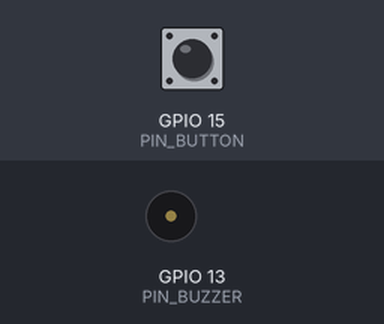
Simulated run of this sketch. Board: ESP32. Parts: buzzer (waves = sounding). Inputs (shaded band) come from the test bench; at power-on: GPIO 15 (PIN_BUTTON) HIGH.

Above: at 1.2 s.
1.3 s: GPIO 15 (PIN_BUTTON) pulled LOW for 0.15 s
At 1.52 s:
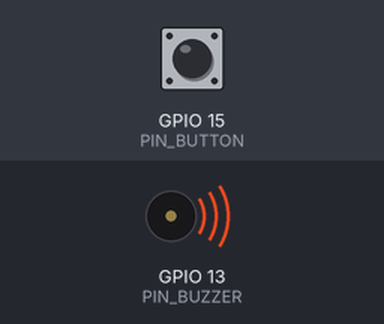
3.2 s: GPIO 15 (PIN_BUTTON) pulled LOW for 3.2 s
At 7.3 s:
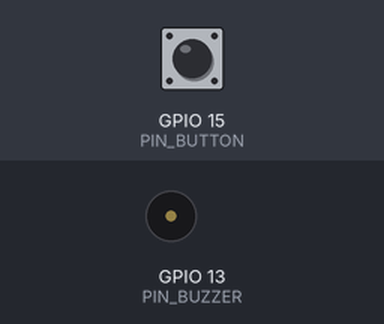
Timing chart, 0 to 8.8 s (numbered marks = the images above; inputs shaded):
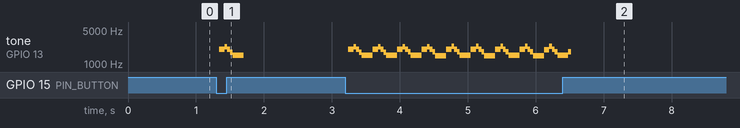

Measured:
- after the input at 1.3 s, tone on GPIO 13 (PIN_BUZZER): plays 2001 Hz for 0.08 s, 2270 Hz for 0.04 s, 2002 Hz for 0.04 s, 1755 Hz for 0.04 s, 1499 Hz for 0.16 s, starting at once
- after the input at 3.2 s, tone on GPIO 13 (PIN_BUZZER): plays 2001 Hz for 0.08 s, 2270 Hz for 0.04 s, 2002 Hz for 0.04 s, 1755 Hz for 0.04 s, 1499 Hz for 0.16 s, 2004 Hz for 0.08 s … (46 notes in this stretch), starting at once

The sketch:

11.Alertor_with_timer.ino
```cpp
#define PIN_BUZZER  13
#define PIN_BUTTON  15

hw_timer_t *timer = NULL;
bool isAlerting = false;    // flag

// Changes the state of the buzzer (negation)
void IRAM_ATTR onTimer()
{
  digitalWrite(PIN_BUZZER, !digitalRead(PIN_BUZZER));
}

void setup() {
  pinMode(PIN_BUTTON, INPUT);
  pinMode(PIN_BUZZER, OUTPUT);

  // timer configuration (one over the four available on ESP32-Wrover-E)
  timer = timerBegin(1'000'000);  // sets timer frequency (thus PWM / buzzer frequency)
  timerAttachInterrupt(timer, &onTimer);  // attachment to programmer defined funtion
}

void loop() {
  // button clicked
  if(digitalRead(PIN_BUTTON) == LOW)
  {
    if(!isAlerting)
    {
      isAlerting = true;

      // timerAlarm(timer, 1'000, true, 0);  // sets alarm: 1s, repeat ==> "Perform tasks at specific times or after specific intervals"
      timerStart(timer);
    }
    sin_alert();
  }
  // button released
  else
  {
    if(isAlerting)
    {
      isAlerting = false;

      timerStop(timer);
      digitalWrite(PIN_BUZZER, LOW);
    }
  }
}

// gives a sinusoidal flow to the buzzer tone
void sin_alert()
{
  float sinVal;
  int toneVal;
  for(int i = 0; i < 360; i += 1)
  {
    sinVal = sin(i * (PI / 180));
    toneVal = 2'000 + sinVal * 500;   // frequency
    timerAlarm(timer, 500'000 / toneVal, true, 0);    // buzzer's PWM (managed via timer)
    delay(1);
  }
}
```
